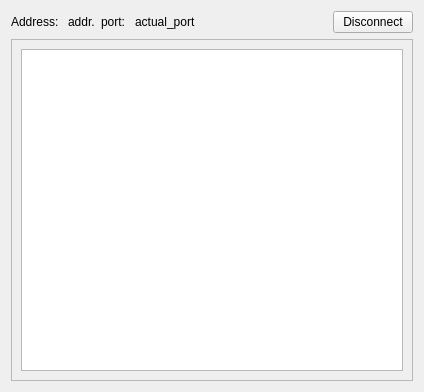
<?xml version="1.0" encoding="UTF-8"?>
<ui version="4.0">
 <class>NewSnakeGameServer</class>
 <widget class="QWidget" name="NewSnakeGameServer">
  <property name="geometry">
   <rect>
    <x>0</x>
    <y>0</y>
    <width>424</width>
    <height>392</height>
   </rect>
  </property>
  <property name="windowTitle">
   <string>NewSnakeGameServer</string>
  </property>
  <layout class="QGridLayout" name="gridLayout_2">
   <item row="0" column="0">
    <layout class="QHBoxLayout" name="horizontalLayout">
     <item>
      <widget class="QLabel" name="label">
       <property name="text">
        <string>Address: </string>
       </property>
      </widget>
     </item>
     <item>
      <widget class="QLabel" name="address">
       <property name="text">
        <string>addr.</string>
       </property>
      </widget>
     </item>
     <item>
      <widget class="QLabel" name="address_2">
       <property name="text">
        <string>port: </string>
       </property>
      </widget>
     </item>
     <item>
      <widget class="QLabel" name="port">
       <property name="text">
        <string>actual_port</string>
       </property>
      </widget>
     </item>
     <item>
      <spacer name="horizontalSpacer">
       <property name="orientation">
        <enum>Qt::Horizontal</enum>
       </property>
       <property name="sizeHint" stdset="0">
        <size>
         <width>40</width>
         <height>20</height>
        </size>
       </property>
      </spacer>
     </item>
     <item>
      <widget class="QPushButton" name="disconnect">
       <property name="text">
        <string>Disconnect</string>
       </property>
      </widget>
     </item>
    </layout>
   </item>
   <item row="1" column="0">
    <widget class="QFrame" name="frame">
     <property name="frameShape">
      <enum>QFrame::StyledPanel</enum>
     </property>
     <property name="frameShadow">
      <enum>QFrame::Raised</enum>
     </property>
     <layout class="QGridLayout" name="gridLayout">
      <item row="0" column="0">
       <widget class="QPlainTextEdit" name="log"/>
      </item>
     </layout>
    </widget>
   </item>
  </layout>
 </widget>
 <resources/>
 <connections/>
</ui>
